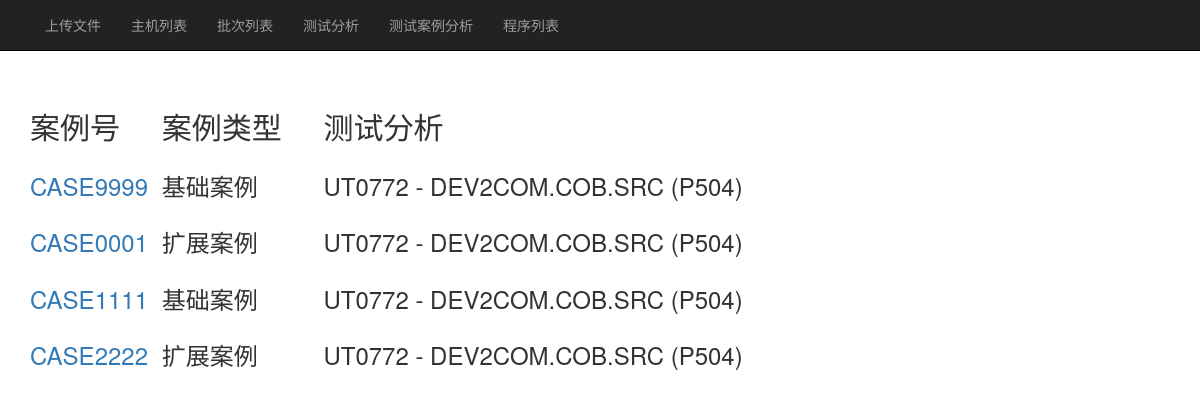
Page /testcase_list/ on the committed database.
### TestMIS/models.py (models this page shows, shortened)
class TestCase(models.Model):
    CASE_TYPE = (
        ('B', '基础案例'),
        ('E', '扩展案例'),
    )
    (BASE_CASE, EXTEND_CASE,) = ('B', 'S',)
    test_analysis = models.ForeignKey(
        verbose_name='测试分析',
        to=TestAnalysis,
    )
    model_in_program = models.CharField(
        verbose_name='模块名',
        max_length=100
    )
    case_no = models.CharField(
        verbose_name='案例号',
        max_length=8,
        validators=[RegexValidator(regex=r'CASE\d{4,4}'), ]
    )
    case_type = models.CharField(
        verbose_name='案例类型',
        max_length=1,
        choices=CASE_TYPE,
    )
    base_case = models.ForeignKey(
        verbose_name='关联基础案例号',
        to='self',
        null=True,
        blank=True,
    )
    case_div = models.CharField(
        verbose_name='基础案例划分',
        max_length=200,
        blank=True,
    )
    designer = models.CharField('设计者', max_length=15)
    case_explain = models.TextField('案例注解')
    case_aim = models.TextField('测试目标')
    class Meta:
        verbose_name = "测试案例"
        verbose_name_plural = "测试案例列表"
    def is_base_case(self):
        return self.case_type == TestCase.BASE_CASE

class TestAnalysis(models.Model):
    version = models.ForeignKey(Version)
    program = models.ForeignKey(Program)
    class Meta:
        verbose_name = "测试分析"
        verbose_name_plural = "测试分析"
    def __unicode__(self):
        return u"{0} - {1}{2} ({3})".format(
            self.program.name, self.version.alias, self.program.pds,
            self.version.name,
            )

class Program(models.Model):
    PDS_LIST = (
        'ONL.COB.SRC', 'COM.COB.SRC', 'BTCH.COB.SRC',
        'ONL.MVSCOB.SRC', 'COM.MVSCOB.SRC', 'BTCH.MVSCOB.SRC',
        )
    PDS_CHOICES = ((x, x) for x in PDS_LIST)
    name = models.CharField(
        verbose_name='程序名',
        max_length=12,
    )
    pds = models.CharField(
        verbose_name='PDS',
        max_length=20,
        choices=PDS_CHOICES,
    )
    class Meta:
        verbose_name = "程序"
        verbose_name_plural = "程序列表"

class Version(models.Model):
    name = models.CharField(
        verbose_name='批次号',
        max_length=4,
    )
    place = models.ForeignKey(
        verbose_name='主机环境',
        to=Place,
    )
    alias = models.CharField(
        verbose_name='主机环境前缀',
        max_length=4,
    )
    class Meta:
        verbose_name = "批次"
        verbose_name_plural = "批次列表"

### TestMIS/views.py (the view)
# urls.py: url(r'^testcase_list/$', TestCaseListView.as_view(), name='testcase_list'),
class TestCaseListView(ListView):
    model = TestCase
    template_name = 'testcase_list.html'
    context_object_name = 'testcase_list'

### templates/testcase_list.html
{% extends 'base.html' %}
{% block content %}
<table>
  <tr>
    <th scope="col"><h2> 案例号&nbsp&nbsp&nbsp&nbsp&nbsp </h2></th>
    <th scope="col"><h2> 案例类型&nbsp&nbsp&nbsp&nbsp&nbsp </h2> </th>
    <th scope="col"><h2> 测试分析 </h2> </th>&nbsp
  </tr>
  {% if testcase_list %}
    {% for testcase in testcase_list %}
    <tr>
    <td><a href="{% url 'testcase_detail' testcase.pk %}"><h3>{{ testcase.case_no }}</h3></a></td>
    {% if testcase.is_base_case %}
    <td><h3>基础案例</h3></td><p>
        {% else %}
    <td><h3>扩展案例</h3></td>
    {% endif %}
    <td><h3>{{ testcase.test_analysis }}</h3></td>
  </tr>
    {% endfor %}
    {% endif %}
</table>
{% endblock %}

### rows in the picture
TestCase: case_no "CASE9999", case_type "基础案例", test_analysis "UT0772 - DEV2COM.COB.SRC (P504)"
TestCase: case_no "CASE0001", case_type "扩展案例", test_analysis "UT0772 - DEV2COM.COB.SRC (P504)"
TestCase: case_no "CASE1111", case_type "基础案例", test_analysis "UT0772 - DEV2COM.COB.SRC (P504)"
TestCase: case_no "CASE2222", case_type "扩展案例", test_analysis "UT0772 - DEV2COM.COB.SRC (P504)"
